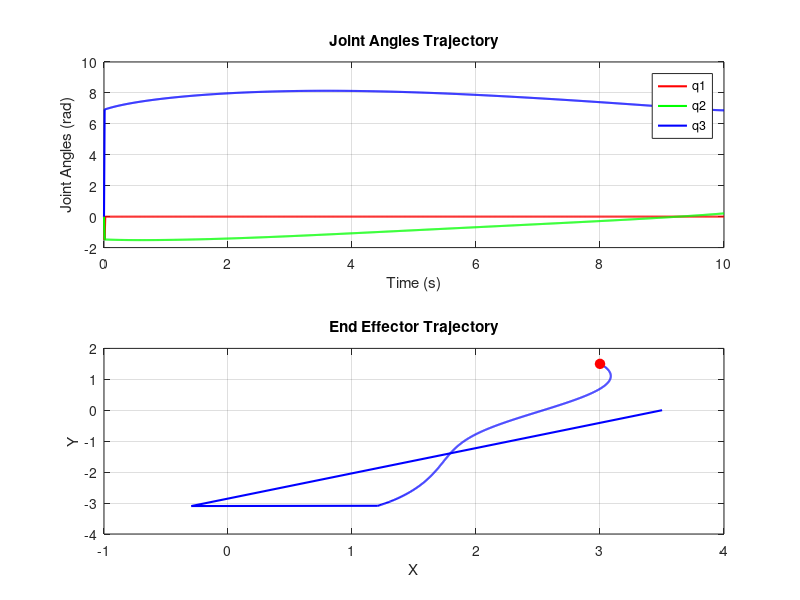

The MATLAB source for this figure:
clear;
clc

% Link lengths 
L2 = 2;
L3 = 1.5;
theta1 = 0;
q = [0; 0; 0]; 
xd = [3; 1.5]; 

N = 1000;
T = 10;

alpha = 2; % deceleration factor
delta_t = T / N;

% Initialize arrays to store joint angles and time 
time = linspace(0, T, N);
q1_traj = zeros(1, N);
q2_traj = zeros(1, N);
q3_traj = zeros(1, N);
x_k_traj = zeros(2, N);

% Function to calculate forward kinematics 
forward_kinematics = @(L1, theta2, theta3) [L1 * cos(theta1) + L2 * cos(theta1 + theta2) + L3 * cos(theta1 + theta2 + theta3); 
                                                L1 * sin(theta1) + L2 * sin(theta1 + theta2) + L3 * sin(theta1 + theta2 + theta3)]; 

% Iterative inverse kinematics using Jacobian Transpose method
for i = 1:N
    % Calculate current end effector position
    x_k = forward_kinematics(q(1), q(2), q(3));
    x_k_traj(:, i) = x_k;
    L1 = q(1);
    % Calculate desired end effector velocity
    x_dot = alpha * (xd - x_k) / ((N - i + 1) * delta_t);
    q(1) = theta1;
    % Calculate Jacobian matrix
    J11 = -L1 * sin(q(1)) - L2 * sin(q(1) + q(2)) - L3 * sin(q(1) + q(2) + q(3));
    J12 = -L2 * sin(q(1) + q(2)) - L3 * sin(q(1) + q(2) + q(3));
    J13 = -L3 * sin(q(1) + q(2) + q(3));
    J21 = L1 * cos(q(1)) + L2 * cos(q(1) + q(2)) + L3 * cos(q(1) + q(2) + q(3));
    J22 = L2 * cos(q(1) + q(2)) + L3 * cos(q(1) + q(2) + q(3));
    J23 = L3 * cos(q(1) + q(2) + q(3));
    J = [J11, J12, J13;
         J21, J22, J23];
    
    % Calculate pseudo-inverse of Jacobian matrix
    J_pseudo_inv = pinv(J);
    
    q_dot = J_pseudo_inv * x_dot;
    
    q = q + q_dot * delta_t;

    % Store joint angles
    q1_traj(i) = q(1);
    q2_traj(i) = q(2);
    q3_traj(i) = q(3);
end

% Plot joint angles
figure;
subplot(2,1,1);
plot(time, q1_traj, 'r-', 'LineWidth', 1.5);
hold on;
plot(time, q2_traj, 'g-', 'LineWidth', 1.5);
plot(time, q3_traj, 'b-', 'LineWidth', 1.5);
xlabel('Time (s)');
ylabel('Joint Angles (rad)');
legend('q1', 'q2', 'q3');
title('Joint Angles Trajectory');
grid on;
subplot(2,1,2);
plot(x_k_traj(1, :), x_k_traj(2, :), 'b-', 'LineWidth', 1.5);
hold on;
plot(xd(1), xd(2), 'ro', 'MarkerSize', 7,'MarkerFaceColor', 'r');
xlabel('X');
ylabel('Y');
title('End Effector Trajectory');
grid on;
% joint angles
display(q) 
% end position 
display(x_k) 
